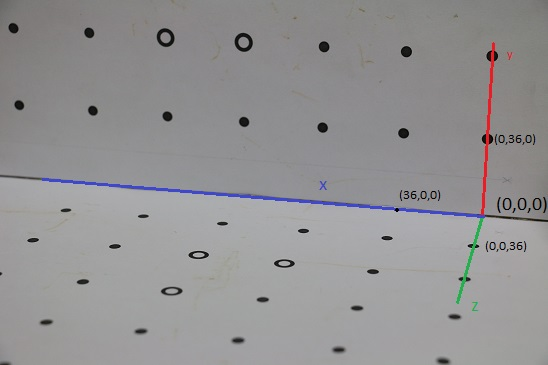
#> input picture CV/Assign1/measurements.jpg, 548 x 365 px
$ jupyter execute --allow-errors Assgn1.ipynb   (shell and % lines are left out)
#> lines starting #> are read from the running program, lines starting #| are printed output that depends on the picture; after the words box and inside, x2 and y2 are one past the last pixel; in counts of white or black regions, pixels touching at a corner belong together
                                                                       Roll No:20161170 Name:Shubh Maheshwari

# Computer Vision Assigment 1

    The Assignment comprises of various tasks
        1. Camera Calibration(DLT)
        2. Camera Calibration(Ransac)
        3. Create a wireframe using Calibration Matrix(Ransac)
        4. Radial Distortion
        5. Zhang's algorithm
        6. Create a wireframe using Calibration Matrix(Zhang)


[cell 1]
# Important Imports
import os
import cv2
import numpy as np
import matplotlib.pyplot as plt

[cell 2]
# Helper functions

def display_images(img_list, shape,fig_size=(8,8),is_gray=None):
    """
        Display multple images using matplotlib
        @param img_list:=> mxn matrix of images to be displayed
        @param shape:=> mxn shape
        @param is_gray:=> mxn matrix, is the i,j th the image grayscaled

        return None
    """

    if is_gray is None:
        is_gray = np.zeros(shape)

    m,n = shape
    fig = plt.figure(figsize=fig_size)

    for i in range(m):
        for j in range(n):
            ax = fig.add_subplot(m,n,i*n + j+1)
            if is_gray[i,j] == 1:
                ax.imshow(img_list[i][j],cmap='gray')
            else:
                ax.imshow(img_list[i][j])
            ax.axis('off')

## Task1: Camera Calibration using DLT

    DLT is one of the robust methods for calibration
        Using DLT we calculate the interinsic(K) and extrinsic camera matrix(M=[R|T]) also known as calibration
    Derivation
        1. Define P
        2. Get the 6 points
        3. Restructure P to M
        4. Formulate least square error equation
        5. Caclulate SVD for M
        6. Prove minimum egien value is the solution for P
        7. Calualte P
        8. Calculate t from P
        9. QR decomposition for K and R
        10. Make sure R is positive
    Code:
        1. Vectorize p = p12
        2. Take 6 Points
        3. Create M
        3. Calulate SVD Get least eigen vector
        5. Calulate t, R, K
    Result:
Ref: [DLT](https://www.youtube.com/watch?v=ywternCEqSU)

### Get our 6 points of choice

[cell 3]
calb_im = cv2.imread('./images/IMG_5455.JPG')
ref_im = cv2.imread('./measurements.jpg')
#> ref_im is the input picture: shape (365, 548, 3); mean B, G, R 147.5, 146.3, 147.3
#> (the rest of this cell did not finish here and is left out)


`Instead of using Harris detector, as there are only 6 points I am manually finding their x,y poistions in the image`

[cell 4]
# v,u image coordinates
img_coord = [[4826.01,2167.89],
             [3982.35,2091.31],
             [4738.43,2443.27],
             [4881.82,1374.34],
             [3878.07,2378.09],
             [4047.53,1322.20]]
img_coord = np.array(img_coord).astype('float32')

# z,y,x orignial cooridinates
real_coord = [[0 ,0 , 0],
              [36, 0, 0],
              [0 , 0,36],
              [0 ,36, 0],
              [36,0 ,36],
              [36,36,0]]
real_coord = np.array(real_coord).astype('float32')

# DLT function

[cell 5]
def dlt(img_coord,real_coord,verbose=False,img=None):
    """
        Compute Camera calibration matrix using 6 2d and 3d points
        @param => img_coord: 2d matrix with image coordinates, shape=6,2
        @param => real_coord: 3d matrix with image coordinates, shape=6,3

        return:
                ret: Error due to real world data
                P => Projection matrix
                K => Intrensic matrix, upper triangle matrix
                R => Rotation Matrix, 3x3 Matrix Orthogonal Matrix
                t => Translation Vector, 3x1 Translation Matrix
    """
#> called with img_coord = array of shape (6, 2), real_coord = array of shape (6, 3), verbose = True
#     Convert to float
    img_coord = np.array(img_coord).astype('float32')
    real_coord = np.array(real_coord).astype('float32')

#     Check for errors in input
    if img_coord.shape != (6,2):
        print("2D coordinates of shape 6,2")

    if real_coord.shape != (6,3):
        print("3D coordinates of shape 6,3")

### Now using these coords we can define M
    M = np.zeros((12,12))
    for i in range(6):
        X,Y,Z = real_coord[i,:]
        u,v = img_coord[i,:]
        M[2*i,:] =   [0,0,0,0,-X,-Y,-Z,-1,u*X,u*Y,u*Z,u]
        M[2*i+1,:] = [-X,-Y,-Z,-1,0,0,0,0,v*X,v*Y,v*Z,v]
    if verbose:
        print("M Matrix")
        print(M.astype('int'))

### Calulate the svd for M and return the minimum eigen vector as p
    u,s,vh = np.linalg.svd(M)
    ind = np.argmin(s) # Generally 11
    Pt = vh[ind,:]
    P = Pt.reshape(3,4)

#     Caculate mse loss between predicted and real 2d points
    img_pred = P.dot(np.concatenate((real_coord.T,np.ones((1,6))),axis=0))
    img_pred = img_pred[[1,0],:]/img_pred[2,:]
    mse = np.mean((img_coord-img_pred.T)**2)
    if verbose:

        print("Projection Matrix:",P)
        print("Predicted 2d Points from 3d coordinates\n",img_pred.T)
        print("Original 2d Coords:\n",img_coord)
        print("MSE:",mse)

        if img is not None:
            for i in range(6):
                cv2.circle(img,(int(img_pred[0,i]),int(img_pred[1,i])  ),6,(0,255,0),int(0.03*img.shape[0]))

            plt.imshow(calb_im)
            plt.show()

# Calculate K,R,T
    hom = P[:,0:3]
    pt = P[:,3]
    hom_inv = np.linalg.inv(hom)
    t = hom_inv.dot(pt)
    R,K = np.linalg.qr(hom)
    K = K/K[2,2]

#     Calculate error due to using the lowest eighen value
    x = M.dot(Pt)
    error = x.dot(x)
    if verbose:
        print("Intrinsic Matrix:",K)
        print("Rotaion Matrix:",R)
        print("Translation Matrix:",t)


        print("Error",error)

    return P,K,R,t,error,mse

[cell 6]
P,K,R,t,error,mse = dlt(img_coord,real_coord,verbose=True,img=calb_im)
#> P = [[-0.00019, -0.00404, 0.00124, 0.409], [-0.00413, 0.000635, -0.000954, 0.913], [7.68e-08, 7.06e-08, -1.04e-07, 0.000189]]; K = [[-43336.3, 4706.2, -9396.5], [0, 42599.5, -13421.9], [0, 0, 1]]; R = [[-0.046, 0.999, 2.03e-05], [-0.999, -0.046, 1.77e-05], [1.86e-05, -1.94e-05, 1]]; t = [173.9, -795.5, -2238.4]; error = 2.76e-06; mse = 6.41

## Task2: Camera Calibration using Ransac
    What is the algorithm
        Ranac use DLT to give a more robust calibration
    Code:
        1. Take n Points
        2. Take random 6 points from n
        3. Calculate DCT and error
        4. Store the best 6 case
        5. Compute error on all points
Ref: [RANSAC](https://www.cc.gatech.edu/classes/AY2016/cs4476_fall/results/proj3/html/rkatoch3/index.html)

[cell 7]
# Let us define our N points. Took way too long to calculate then thought
# 2d points
u = [4.916500e+03,4.068500e+03,3.244500e+03,2.428500e+03,1.652500e+03,8.925000e+02,1.405000e+02,4.876500e+03, 4.036500e+03,3.220500e+03,2.436500e+03,1.676500e+03,9.245000e+02,1.965000e+02,4.724500e+03,3.868500e+03, 3.036500e+03,2.228500e+03,1.436500e+03,6.605000e+02,4.636500e+03,3.724500e+03,2.836500e+03,1.988500e+03, 1.156500e+03,3.405000e+02,4.548500e+03,3.572500e+03,2.628500e+03,1.716500e+03,8.365000e+02,4.420500e+03, 3.380500e+03,2.380500e+03,1.404500e+03,4.685000e+02]
v = [5.645000e+02,5.165000e+02,4.605000e+02,4.205000e+02,3.725000e+02,3.325000e+02,2.765000e+02,1.396500e+03, 1.332500e+03,1.276500e+03,1.212500e+03,1.164500e+03,1.100500e+03,1.044500e+03,2.452500e+03,2.372500e+03, 2.300500e+03,2.228500e+03,2.156500e+03,2.100500e+03,2.788500e+03,2.708500e+03,2.628500e+03,2.540500e+03, 2.460500e+03,2.388500e+03,3.164500e+03,3.076500e+03,2.988500e+03,2.908500e+03,2.804500e+03,3.596500e+03, 3.492500e+03,3.404500e+03,3.308500e+03,3.212500e+03]
u = np.array(u)
v = np.array(v)

# 3d points
X = []
X.extend(range(0,216+1,36))
X.extend(range(0,216+1,36))
X.extend(range(0,180+1,36))
X.extend(range(0,180+1,36))
X.extend(range(0,144+1,36))
X.extend(range(0,144+1,36))
X = np.array(X)
Y = np.vstack([72*np.ones((7,1)), 36*np.ones((7,1)), np.zeros((22,1))]).reshape(-1)
Z = np.vstack([np.zeros((14, 1)), 36*np.ones((6,1)), 72*np.ones((6,1)), 108*np.ones((5,1)), 144*np.ones((5,1))]).reshape(-1)

### Run Ransac

[cell 8]
# Now from the 36 points take 6 random points to compute DLT, 200 iterations

n_iter = 200
batch_size = X.shape[0]
best_values = {}
least_mse = 1e10
for i in range(n_iter):
    mini_batch = np.random.choice(batch_size, 6)

    img_coord = np.array([u[mini_batch],v[mini_batch]]).T
    real_coord = np.array([X[mini_batch],Y[mini_batch], Z[mini_batch]]).T
    try:
        P,K,R,t,error,mse = dlt(img_coord,real_coord)
    except Exception as l:
#         print("Encountered Singular Matrix:",l)
        pass
    if error < least_mse:
        least_mse = error
        best_values['P'] = P
        best_values['R'] = R
        best_values['t'] = t
        best_values['K'] = K
        best_values['mse'] = mse
least_mse,best_values

### Calculate error on all elemets and the real and predicted points

[cell 9]
P = best_values['P']

ind_list = np.arange(batch_size)
img_coord = np.array([u[ind_list],v[ind_list]]).T
real_coord = np.array([X[ind_list],Y[ind_list], Z[ind_list]]).T

img_pred = P.dot(np.concatenate((real_coord.T,np.ones((1,batch_size))),axis=0))
img_pred = img_pred[[1,0],:]/img_pred[2,:]
mse = np.mean((img_coord-img_pred.T)**2)
print("MSE:",mse)

calb_im = cv2.imread('./images/IMG_5455.JPG')
for i in range(batch_size):
#     print(real_coord[i,:])
#     print(img_coord[i,:])
#     print(img_pred[:,i])
    cv2.circle(calb_im,(int(img_coord[i,0]),int(img_coord[i,1])  ),6,(0,255,0),120)
    cv2.circle(calb_im,(int(img_pred[0,i]),int(img_pred[1,i])  ),6,(0,0,255),60)

#> (the rest of this cell did not finish here and is left out)

## Correcting Radial Distorsion

[cell 10]
# Create a line on image to see distortion
calb_im = cv2.imread('./images/IMG_5455.JPG')
x1 = 4907
y1 = 561
x2 = 138
y2 = 287
new_im = cv2.line(calb_im, (x1, y1), (x2, y2), (0,255,0), 2)
#> (the rest of this cell did not finish here and is left out)

We can notice their is very less distortion in the image. Manually calculating it will be very hard

## Create a wireframes from 3d points
    We can calculate all the 3d points as all dots are seprated by 36mm
    Once we have the 3d points we use P(Projection Matrix) to get all the
    2d points in the image
    Finally we use cv2 to draw the wireframe

[cell 11]
calb_im = cv2.imread('./images/IMG_5455.JPG')

def draw_lines(start,end):
    X1,Y1,Z1 = start
    X2,Y2,Z2 = end
    v1,u1,c1 = P.dot([X1,Y1,Z1,1])
    v2,u2,c2 = P.dot([X2,Y2,Z2,1])
    cv2.line(calb_im, (int(u1/c1), int(v1/c1)), (int(u2/c2), int(v2/c2)), (0,255,0), 20)
    cv2.circle(calb_im,(int(u1/c1), int(v1/c1)),6,(0,0,255),60)
    cv2.circle(calb_im,(int(u2/c2), int(v2/c2)),6,(0,0,255),60)


# Top 2 horizontal lines
for j in range(1,3):
    for i in range(6):
        X1 = i*36
        X2 = (i+1)*36
        Y = j*36
        Z = 0
        draw_lines((X1,Y,Z),(X2,Y,Z))

# Top verical lines
for i in range(7):
    X = i*36
    Y1 = 36
    Y2 = 72
    Z = 0
    draw_lines((X,Y1,Z),(X,Y2,Z))

# Out of plane lines
for i in range(6):
    X = i*36
    Y1 = 36
    Y2 = 0
    Z1 = 0
    Z2 = 36
    draw_lines((X,Y1,Z1),(X,Y2,Z2))

# Bottom horizontal lines
for k in range(1,5):
    for i in range(5):
        X1 = i*36
        X2 = (i+1)*36
        Y = 0
        Z = k*36
        draw_lines((X1,Y,Z),(X2,Y,Z))

# Bottom vertical lines
for i in range(6):
    for k in range(1,5):
        X = i*36
        Y = 0
        Z1 = k*36
        Z2 = (k+1)*36
        draw_lines((X,Y,Z1),(X,Y,Z2))

#> (the rest of this cell did not finish here and is left out)

# Zhangs Algorithm for Calibration

[cell 12]
# Store all images in a list,Total 15 images. Stroing as 3x5 matrix for better displaying images
zhang_img_list = []
row_list = []
for i,filename in enumerate(os.listdir('./images/')):
#     Skip the first image
    if i==0:
        continue
#     Read Image
    zhang_img = cv2.imread(os.path.join('./images/',filename))
    row_list.append(zhang_img)
    if len(row_list) == 5:
        zhang_img_list.append(row_list)
        row_list = []

### Find and display all the corners detected by the cv2.
### If we found corner points run calibration using these points
    Code inspired from the tutorial

###### Step1: Initialization

[cell 13]
zhang_img_list_vis = []
_3d_points=[]
_2d_points=[]

# Define 3rd world points if all corners are detected
x,y=np.meshgrid(range(8),range(6))
world_points=np.hstack((x.reshape(48,1),y.reshape(48,1),np.zeros((48,1)))).astype(np.float32)
print(world_points.shape)

###### Step 2 Loop over all images

[cell 14]
for row in zhang_img_list:
    row_list_vis = []
    for im in row:
#         print(im.shape)
        ret, corners = cv2.findChessboardCorners(im, (8,6))

        if ret: #add points only if checkerboard was correctly detected:
            _2d_points.append(corners) #append current 2D points
            _3d_points.append(world_points) #3D points are always the same

        im_vis=im.copy()
        for corner in corners:
            cv2.circle(im_vis,(corner[0,0],corner[0,1]),6,(0,255,0),60)
        row_list_vis.append(im_vis)
    zhang_img_list_vis.append(row_list_vis)
#> after the loop, zhang_img_list_vis = []

#> (the rest of this cell did not finish here and is left out)


##### Step3: Run Opencv built-in calibration module

#> (a cell that did not finish here is left out)

### Draw wireframes on all images using cv2.draw chessboard function

[cell 16]
# Project 3d points of all cameras to 2d using rotation matrix and camera matrix
pred2d_list = []
#> (the rest of this cell did not finish here and is left out)

## Where is the origin

    For Zhang Algorithm we can see the blue dot on the chess board in the images above.
    For DLT we can notice the green dot on the paper in Figure 2, (use measurement.jpg as reference)

# Test on your own camera`

[cell 17]
calb_im = cv2.imread('./phone.jpeg')
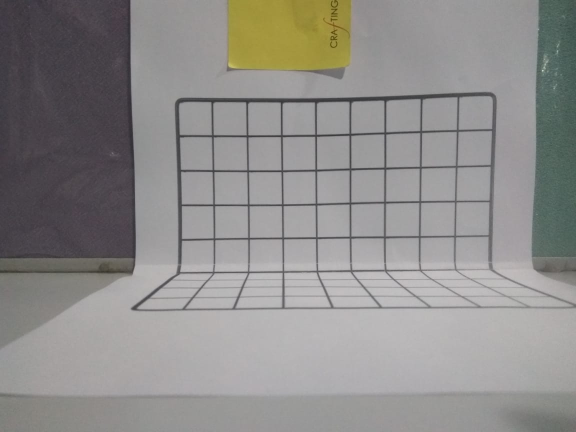
#> input picture CV/Assign1/phone.jpeg, 1152 x 864 px (shown at 1/2 size)
#> calb_im is the input picture: shape (864, 1152, 3); mean B, G, R 138.9, 141, 142.6
plt.imshow(calb_im)
plt.show()

[cell 18]
# v,u image coordinates
img_coord = [[432,477],
             [500,410],
             [477,589],
             [861,553],
             [426,273],
             [497,341]]
img_coord = np.array(img_coord).astype('float32')

# z,y,x orignial cooridinates
real_coord = [[0 ,0 , 0],
              [1, 1, 0],
              [1 , -1,3],
              [6 ,-1, 1],
              [0,3 ,0],
              [1,2,0]]
real_coord = np.array(real_coord).astype('float32')
P,K,R,t,error,mse = dlt(img_coord,real_coord,verbose=True,img=calb_im)
#> P = [[-0.00214, 0.105, 0.0458, -0.73], [-0.109, 0.00478, 0.0692, -0.661], [-5.71e-06, 3.61e-06, 0.000117, -0.00153]]; K = [[973.4, -61.27, -627.4], [0, 940.3, 397.3], [0, 0, 1]]; R = [[-0.0197, 1, -3.2e-05], [-1, -0.0197, -5.19e-05], [-5.25e-05, 3.1e-05, 1]]; t = [-2.36, -1.26, -13.17]; error = 3.19e-06; mse = 0.113
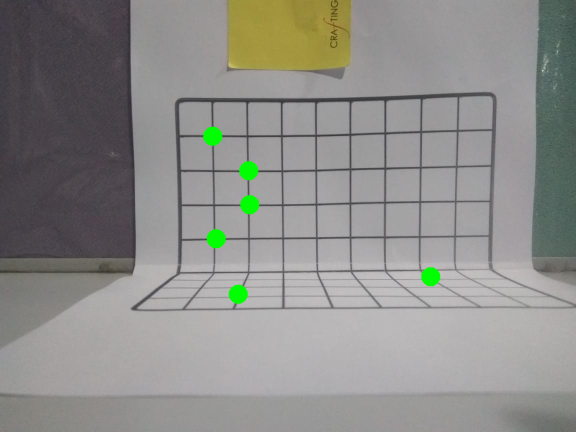
#> calb_im: shape (864, 1152, 3) (shown at 1/2 size); 0.68% of pixels changed, all inside (x1, y1, x2, y2) = (406, 253, 881, 608)

## RANSAC

## Zhangs Method

[cell 19]
# Store all images in a list,Total 9 images. Stroing as 3x3 matrix for better displaying images
zhang_img_list = []
row_list = []
#> (the rest of this cell did not finish here and is left out)

[cell 20]
zhang_img_list_vis = []
_3d_points=[]
_2d_points=[]

# Define 3rd world points if all corners are detected
x,y=np.meshgrid(range(8),range(5))
world_points=np.hstack((x.reshape(40,1),y.reshape(40,1),np.zeros((40,1)))).astype(np.float32)
print(world_points.shape)

[cell 21]
for row in zhang_img_list:
    row_list_vis = []
    for im in row:
#         print(im.shape)
        ret, corners = cv2.findChessboardCorners(im, (8,5))
        print("Found Corners:",ret)
        if ret: #add points only if checkerboard was correctly detected:
            _2d_points.append(corners) #append current 2D points
            _3d_points.append(world_points) #3D points are always the same

            im_vis=im.copy()
            for corner in corners:
                cv2.circle(im_vis,(corner[0,0],corner[0,1]),6,(0,255,0),int(0.03*im.shape[0]))
        else:
            im_vis = np.zeros((240,240))
        row_list_vis.append(im_vis)
    zhang_img_list_vis.append(row_list_vis)

#> (the rest of this cell did not finish here and is left out)
